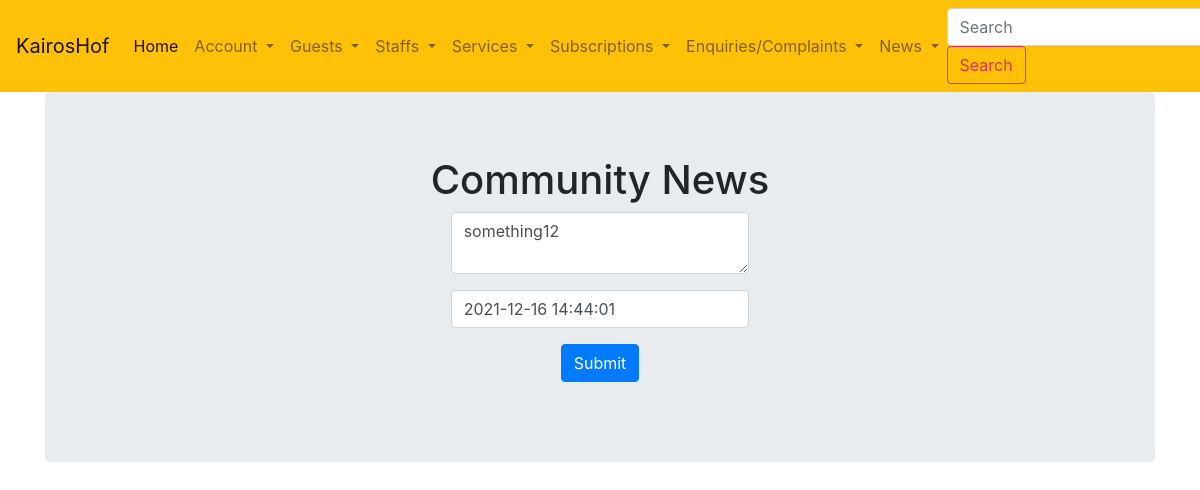
Before: /updateNews/1 (signed in) with the older database file.
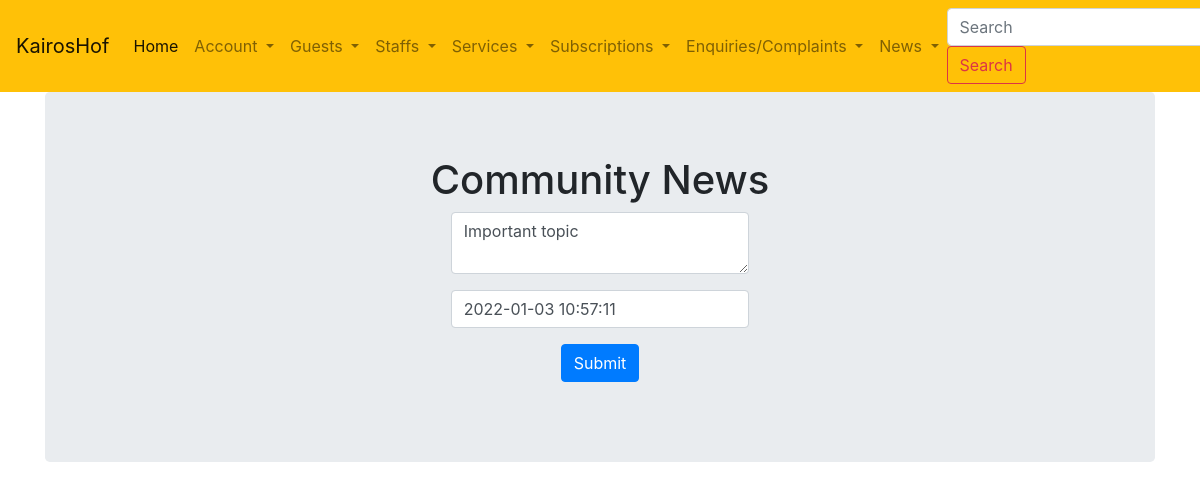
After: the same page with the newer database file.
### estate_management/usermodels.py (models this page shows, shortened)
class Publication(db.Model):
    __tablename__ = 'publications'
    id = db.Column(db.Integer, primary_key=True)
    user_id = db.Column(db.Integer, db.ForeignKey('users.id'))
    publication = db.Column(db.Text, nullable=False)
    news_date = db.Column(db.DateTime, default=datetime.utcnow)
    users = db.relationship('User', back_populates='news')

### estate_management/core/userviews.py (the view, shortened to what this page needs)
@core.route("/updateNews/<int:publication_id>", methods=["GET", "POST"])
@login_required
def updateNews(publication_id):
    publication = Publication.query.get(publication_id)
    if current_user.role == 1 or current_user.id == publication.user_id:
        form = NewsForm(request.form, obj=publication)
        return render_template("community_news.html", form=form, publication=Publication.query.all())
    else:
        flash("You have no premssion to updateNews")
        return redirect(url_for("core.newslist"))

### estate_management/core/userforms.py
class NewsForm(FlaskForm):
    id = HiddenField()
    user_id = IntegerField('Reporter id')
    publication = TextAreaField('News', validators=[DataRequired()])
    news_date = DateTimeField('News Date', default=datetime.today, validators=[DataRequired()])
    submit = SubmitField('Submit')

### estate_management/usermodels.py (called while the page is built)
@login_manager.user_loader
def load_user(user_id):
    return User.query.get(user_id)

### estate_management/templates/community_news.html (shortened to what this page needs)
{% extends "layout.html" %}
{% block content %}
<form action="" method="POST">
  <div class="jumbotron">
    <div align='center'>
      <h1 >Community News</h1>
      <div class="container">
        <form  method="POST" action = "" enctype="multipart/form-data">
          <div class="col-auto my-1">
            <div class="form-group col-md-4">
              {{form.publication(class='form-control', placeholder="Type message")  }}
            </div>
          </div>
          <div class="col-auto my-1">
            <div class="form-group col-md-4">
              {{form.news_date(class='form-control')  }}
            </div>
          </div>
          <div class="form-group">
              {{ form.submit(class="btn btn-primary") }}
          </div>
        </form>
      </div>
    </div>
  </div>
</form>
{% endblock content %}

Changed rows visible on the page:
changed Publication: publication "something12" → "Important topic"; news_date "2021-12-16 14:44:01" → "2022-01-03 10:57:11"
